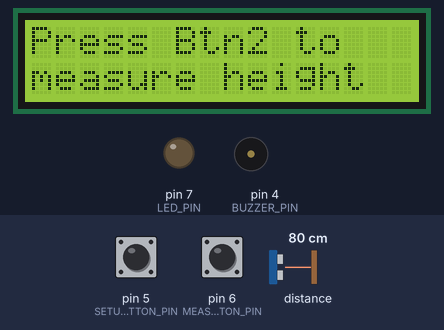
The sketch below on a simulated Arduino Uno, built with avr-gcc and run on an emulated ATmega328P. Shown: 16×2 character LCD, output pins drawn as LEDs (lit = HIGH), buzzer (waves = sounding, pin HIGH). Inputs (shaded band) come from the test bench; at power-on: pin 6 (MEASURE_BUTTON_PIN) HIGH, pin 5 (SETUP_BUTTON_PIN) HIGH, distance to the obstacle 80 cm.

Above: at 3.3 s.
3.4 s: pin 6 (MEASURE_BUTTON_PIN) pulled LOW for 0.15 s
At 3.58 s:
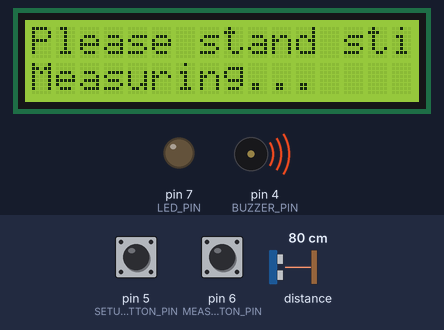
4.1 s: pin 5 (SETUP_BUTTON_PIN) pulled LOW for 3.2 s
At 6.8 s:
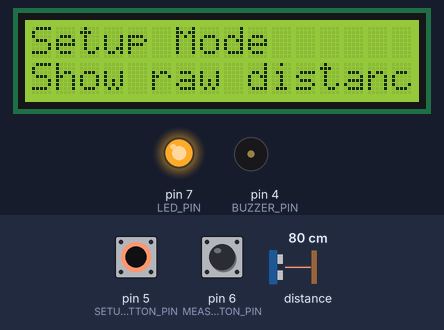
At 10.4 s:
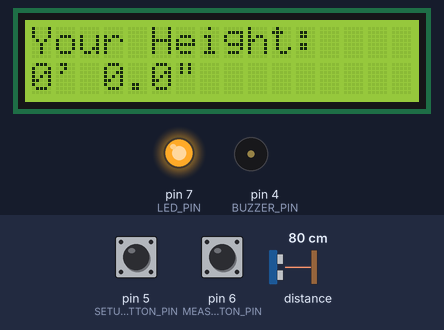
Timing chart, 0 to 11.9 s (numbered marks = the images above; inputs shaded):
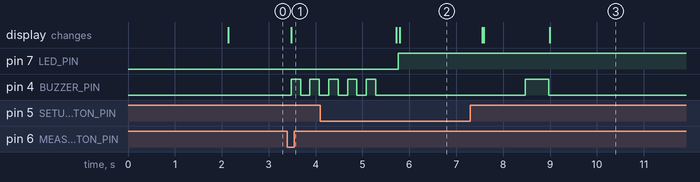

The sketch:

heightr1.ino
```cpp
#include <Wire.h>
#include <VL53L1X.h>
#include <LiquidCrystal_I2C.h>
#include <EEPROM.h>

VL53L1X sensor;
LiquidCrystal_I2C lcd(0x27, 16, 2);

#define SETUP_BUTTON_PIN 5    // Button to set reference height
#define MEASURE_BUTTON_PIN 6  // Button to initiate measurement
#define BUZZER_PIN 4          // Buzzer for feedback
#define LED_PIN 7            // LED indicator
#define EEPROM_ADDR 0         // EEPROM address

float initialHeight = 0.0;
bool setupMode = false;
unsigned long lastDisplayUpdate = 0;
const long displayInterval = 1000;

// Measurement variables
bool measuring = false;
unsigned long measureStartTime = 0;
const long measureDuration = 5000; // 5 second measurement window
float heightReadings[50];          // Array to store more readings
int readingCount = 0;

void setup() {
  Serial.begin(115200);
  Wire.begin();

  lcd.init();
  lcd.backlight();
  lcd.print("Initializing...");

  if (!sensor.init()) {
    lcd.clear();
    lcd.print("Sensor Error!");
    while(1);
  }
  sensor.setDistanceMode(VL53L1X::Long);
  sensor.startContinuous(50);

  pinMode(SETUP_BUTTON_PIN, INPUT_PULLUP);
  pinMode(MEASURE_BUTTON_PIN, INPUT_PULLUP);
  pinMode(BUZZER_PIN, OUTPUT);
  pinMode(LED_PIN, OUTPUT);

  initialHeight = readFloatFromEEPROM(EEPROM_ADDR);

  lcd.clear();
  lcd.print("System Ready");
  lcd.setCursor(0, 1);
  lcd.print("Set:Btn1  Meas:Btn2");
  delay(2000);
}

void loop() {
  // Handle setup button
  if (digitalRead(SETUP_BUTTON_PIN) == LOW) {
    delay(50);
    if (digitalRead(SETUP_BUTTON_PIN) == LOW) {
      handleSetupButton();
      while(digitalRead(SETUP_BUTTON_PIN) == LOW);
      delay(200);
    }
  }

  // Handle measure button
  if (digitalRead(MEASURE_BUTTON_PIN) == LOW && !measuring) {
    delay(50);
    if (digitalRead(MEASURE_BUTTON_PIN) == LOW) {
      startMeasurement();
      while(digitalRead(MEASURE_BUTTON_PIN) == LOW);
      delay(200);
    }
  }

  // Update display based on mode
  if (millis() - lastDisplayUpdate >= displayInterval) {
    if (setupMode) {
      showSetupDisplay();
    }
    else if (!measuring) {
      showReadyDisplay();
    }
    lastDisplayUpdate = millis();
  }

  // Measurement process
  if (measuring) {
    takeMeasurement();
  }
}

void showSetupDisplay() {
  uint16_t distance = sensor.read();
  lcd.clear();
  lcd.print("Raw:");
  lcd.print(distance);
  lcd.print("mm");

  lcd.setCursor(0, 1);
  lcd.print("Press to set");
}

void showReadyDisplay() {
  lcd.clear();
  lcd.print("Press Btn2 to");
  lcd.setCursor(0, 1);
  lcd.print("measure height");
}

void startMeasurement() {
  measuring = true;
  measureStartTime = millis();
  readingCount = 0;

  lcd.clear();
  lcd.print("Please stand still");
  lcd.setCursor(0, 1);
  lcd.print("Measuring...");

  // Beep 5 times
  for (int i = 0; i < 5; i++) {
    digitalWrite(BUZZER_PIN, HIGH);
    delay(200);
    digitalWrite(BUZZER_PIN, LOW);
    delay(200);
  }
}

void takeMeasurement() {
  uint16_t distance = sensor.read();

  // Store readings during measurement window
  if (millis() - measureStartTime < measureDuration) {
    if (distance > 0 && distance < 4000) {
      heightReadings[readingCount] = initialHeight - distance;
      readingCount = min(readingCount + 1, 49);

      // Show countdown
      lcd.setCursor(13, 1);
      lcd.print((measureDuration - (millis() - measureStartTime))/1000);
      lcd.print("s ");
    }
    return;
  }

  // Measurement complete
  measuring = false;

  // Beep to signal completion
  digitalWrite(BUZZER_PIN, HIGH);
  delay(500);
  digitalWrite(BUZZER_PIN, LOW);

  // Calculate final height
  float finalHeight = calculateHeight();

  // Display result
  lcd.clear();
  lcd.print("Your Height:");
  lcd.setCursor(0, 1);
  displayFeetInches(finalHeight);

  // Keep displaying for 8 seconds
  delay(8000);
}

float calculateHeight() {
  // Calculate average of readings within 10mm of median
  float sum = 0;
  int count = 0;
  float median = heightReadings[readingCount/2];

  for (int i = 0; i < readingCount; i++) {
    if (abs(heightReadings[i] - median) < 10) {
      sum += heightReadings[i];
      count++;
    }
  }

  return count > 0 ? sum/count : 0;
}

void handleSetupButton() {
  if (setupMode) {
    uint16_t distance = sensor.read();
    if (distance > 0 && distance < 4000) {
      initialHeight = distance;
      writeFloatToEEPROM(EEPROM_ADDR, initialHeight);
      lcd.clear();
      lcd.print("Height Set To:");
      lcd.setCursor(0, 1);
      lcd.print(initialHeight);
      lcd.print("mm");
      delay(2000);
    }
    setupMode = false;
    digitalWrite(LED_PIN, LOW);
  } else {
    setupMode = true;
    digitalWrite(LED_PIN, HIGH);
    lcd.clear();
    lcd.print("Setup Mode");
    lcd.setCursor(0, 1);
    lcd.print("Show raw distance");
    delay(1000);
  }
}

void displayFeetInches(float mm) {
  float inches = mm / 25.4;
  int feet = inches / 12;
  float remainingInches = inches - (feet * 12);

  lcd.print(feet);
  lcd.print("' ");
  lcd.print(remainingInches, 1);
  lcd.print("\"");
}

void writeFloatToEEPROM(int addr, float val) {
  EEPROM.put(addr, val);
}

float readFloatFromEEPROM(int addr) {
  float val = 0.0;
  EEPROM.get(addr, val);
  return val;
}
```

Measured:
- after the input at 3.4 s, pin 4 (BUZZER_PIN): alternates HIGH for 0.20 s and LOW for 0.20 s, starting after 0.08 s; the display: changes after 0.08 s (image 1)
- after the input at 4.1 s, pin 7 (LED_PIN): LOW → HIGH after 1.7 s; the display: first differs from a run without the input after 1.7 s (image 2)
